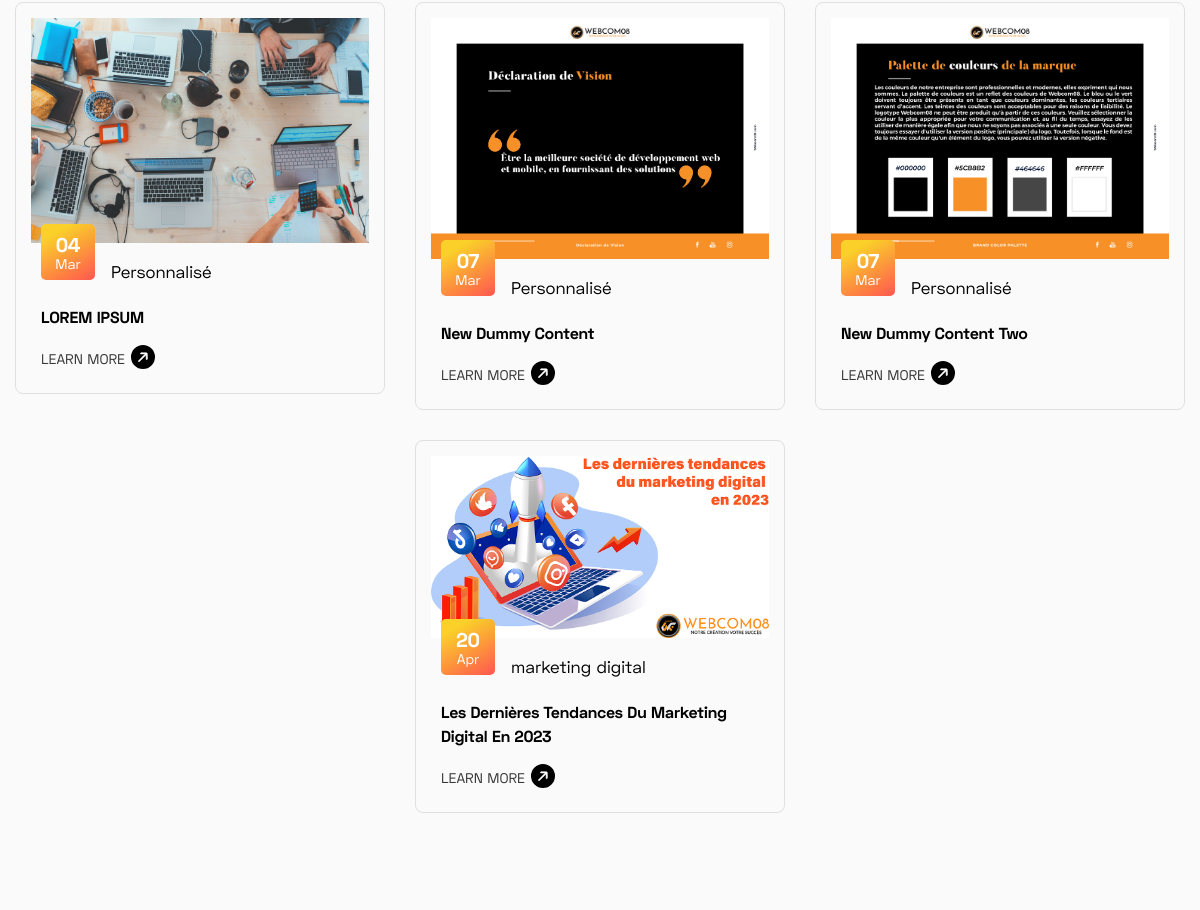
The app's page /actualités/ (middle part), older data.
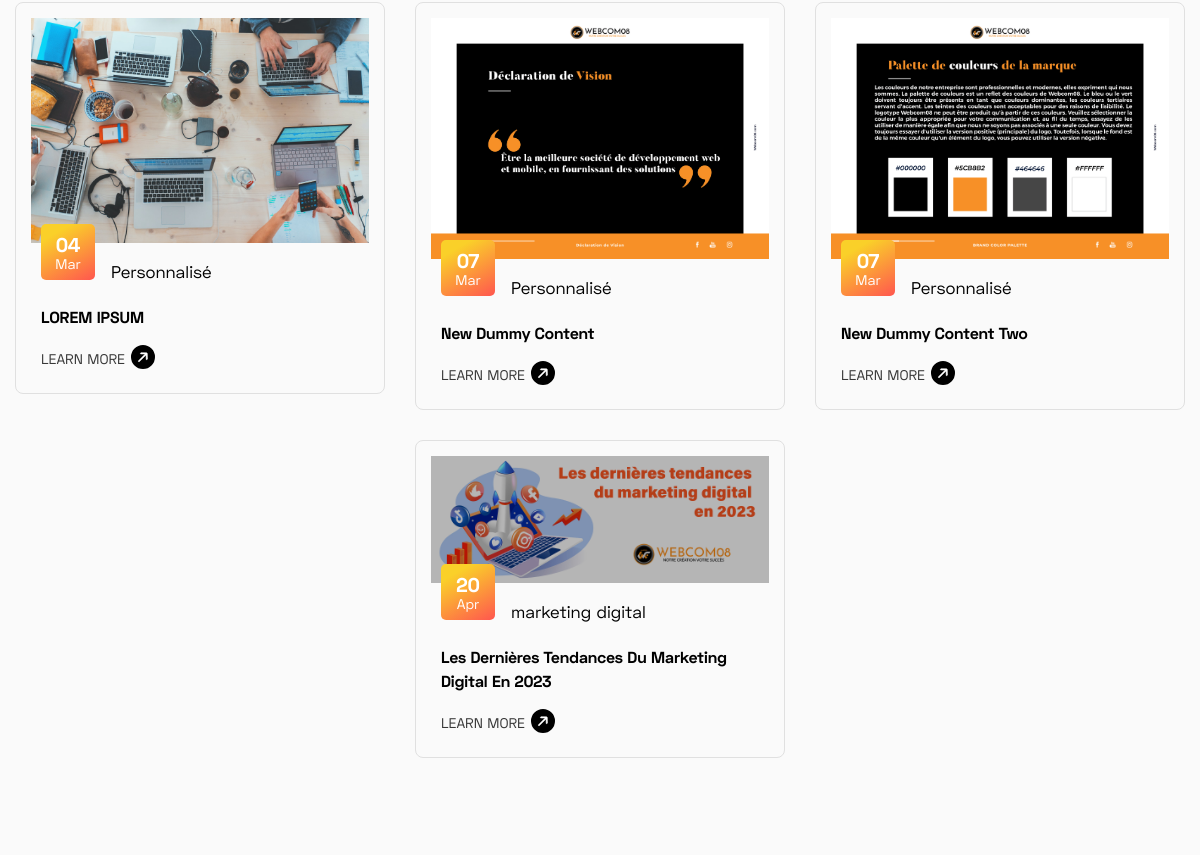
The same page, newer data.
### blog/models.py (models this page shows, shortened)
class BlogPost(models.Model):
    post_id = models.AutoField(primary_key=True,)
    title = models.CharField(max_length=100)
    meta_description = models.CharField(max_length=155)
    meta_tags = models.CharField(max_length=200)
    content = models.TextField()
    slug = models.SlugField(null=True, unique=True)
    image = models.ImageField(upload_to='blogimage/')
    cat = models.ForeignKey(PostCategory, on_delete=models.CASCADE)
    author = models.ForeignKey(PostAuthor,null=True, on_delete=models.CASCADE)
    add_date = models.DateTimeField(auto_now_add=True, null=True)

class PostCategory(models.Model):
    cat_id = models.AutoField(primary_key=True)
    title = models.CharField(max_length=100)
    meta_description = models.CharField(max_length=80)
    meta_tags = models.CharField(max_length=200)
    description =models.TextField()
    slug = models.SlugField(null=True, unique=True)
    image = models.ImageField(upload_to='category/')
    add_date = models.DateTimeField(auto_now_add=True, null=True)
    def __str__(self):
        return self.title

### blog/views.py (called while the page is built)
def blog(request):
    blogs = BlogPost.objects.all()
    homeblogs = BlogPost.objects.all().order_by('-add_date')[:3]
    authimage = PostAuthor.objects.all()
    settings = SiteSetting.objects.all()
    b_seo = BlogSeoSnippets.objects.all().order_by('-s_id')[:1]
    blogslider = BlogSlider.objects.all().order_by('-id')[:1]
    context = {'blogs':blogs, 'authimage':authimage, 'settings':settings, 'blogslider':blogslider, 'homeblogs':homeblogs,
               'b_seo':b_seo, }
    return render(request, 'blogs.html', context)

### blog/templates/blogs.html (shortened to what this page needs)
{% extends 'base.html' %}
{% load static %}
{% block blogblock %}
    <section class="article-page-area pt-70 pb-100">
        <div class="container">
            <div class="row justify-content-center">
                {% for blogs in blogs %}
                <div class="col-lg-4 col-md-6 col-sm-9">
                    <div class="article-2-item mt-30">
                        <div class="article-thumb">
                            <img src="{{blogs.image.url}}" alt="{{blogs.title}}">
                        </div>
                        <div class="article-content">
                            <div class="date">
                                <div class="item">
                                    <h5 class="title">{{blogs.add_date | date:"d"}}</h5>
                                    <span>{{blogs.add_date | date:"M"}}</span>
                                </div>
                                <span>{{blogs.cat}}</span>
                            </div>
                            <h3 class="title">{{blogs.title}}</h3>
                            <a href="{% url 'blog_detail' blogs.slug %}">
                                Learn more
                                <span class="icon">
                                </span>
                            </a>
                        </div>
                    </div>
                </div>
                {% endfor %}
            </div>
        </div>
    </section>
    {% endblock blogblock %}

Row changes from the older to the newer data that the page shows:
changed BlogPost "Les Dernières Tendances Du Marketing Digital En 2023": image: a different picture
